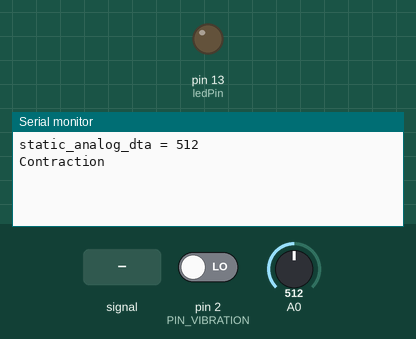
This sketch was run on a simulated Arduino Uno, built with avr-gcc and run on an emulated ATmega328P. On the bench: output pins drawn as LEDs (lit = HIGH), the last lines printed to the serial monitor. Inputs (shaded band) come from the test bench; at power-on: pin 2 (PIN_VIBRATION) LOW, A0 = 512.

Above: at 6.0 s.
6.1 s: pin 2 (PIN_VIBRATION) driven HIGH
At 7.3 s:
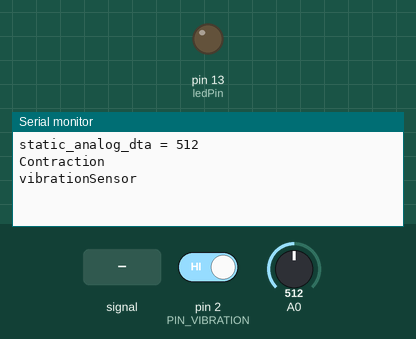
7.6 s: A0 fed a 200 Hz sine of ±81 counts around its level
At 8.3 s:
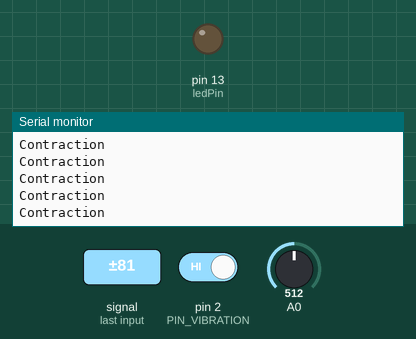

Measured:
- after the input at 6.1 s, the serial monitor: prints a new line at once (image 1)

The sketch:

main.ino
```cpp
// Confguration

const int ledPin=13;
const int PIN_VIBRATION = 2;

int max_analog_dta      = 300;              // max analog data
int min_analog_dta      = 100;              // min analog data
int static_analog_dta   = 0;                // mean analog data

bool previous_vibrationSensor = false;

bool contraction_detected = false;
bool previous_contraction = false;
bool state = false;

// get analog value
int getAnalog(int pin)
{
  long sum = 0;
  for(int i=0; i<32; i++)
  {
    sum += analogRead(pin);
  }
  int dta = sum>>5;
  max_analog_dta = dta>max_analog_dta ? dta : max_analog_dta;         // if max data
  min_analog_dta = min_analog_dta>dta ? dta : min_analog_dta;         // if min data
  return sum>>5;
}

void calibration(){
    long sum = 0;
    for(int i=0; i<=10; i++)
    {
        for(int j=0; j<100; j++)
        {
            sum += getAnalog(A0);
            delay(1);
        }
    }
    sum /= 1100;
    static_analog_dta = sum;
    Serial.print("static_analog_dta = ");
    Serial.println(static_analog_dta);
}


void setup() {
    Serial.begin(115200);
    pinMode(ledPin,OUTPUT);
    while (!Serial) {
      ; // wait for serial port to connect. Needed for native USB
      }
    calibration();
}

void loop() {
    int vibrationSensor = digitalRead(PIN_VIBRATION);
    int muscleSensor = analogRead(A0);

    if(vibrationSensor == HIGH and previous_vibrationSensor == LOW)
    {
      digitalWrite(ledPin,HIGH);
      Serial.println("vibrationSensor");
    }
    else{
      digitalWrite(ledPin,LOW);
    }
    previous_vibrationSensor = vibrationSensor;

    if (contraction_detected = ( muscleSensor > static_analog_dta - 10 )){
      if (contraction_detected && !previous_contraction) //nouvelle contraction détectée
      {
        state=!state;
        Serial.println("Contraction");
      }
    }
    previous_contraction = contraction_detected;
}
```
